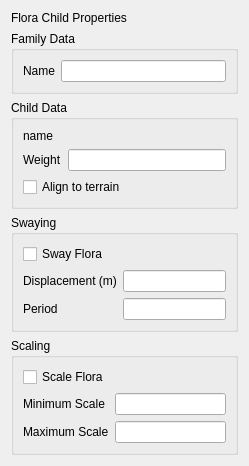
<?xml version="1.0" encoding="UTF-8"?>
<ui version="4.0">
 <class>FloraChildForm</class>
 <widget class="QWidget" name="FloraChildForm">
  <property name="geometry">
   <rect>
    <x>0</x>
    <y>0</y>
    <width>249</width>
    <height>408</height>
   </rect>
  </property>
  <property name="windowTitle">
   <string>Form</string>
  </property>
  <layout class="QVBoxLayout" name="verticalLayout">
   <item>
    <widget class="QLabel" name="floraChildPropertiesLabel">
     <property name="text">
      <string>Flora Child Properties</string>
     </property>
    </widget>
   </item>
   <item>
    <widget class="QGroupBox" name="familyDataGroup">
     <property name="title">
      <string>Family Data</string>
     </property>
     <layout class="QGridLayout" name="gridLayout_3">
      <item row="0" column="0">
       <widget class="QLabel" name="familyNameLabel">
        <property name="text">
         <string>Name</string>
        </property>
       </widget>
      </item>
      <item row="0" column="1">
       <widget class="QLineEdit" name="familyNameEdit">
        <property name="readOnly">
         <bool>true</bool>
        </property>
       </widget>
      </item>
     </layout>
    </widget>
   </item>
   <item>
    <widget class="QGroupBox" name="childDataGroup">
     <property name="title">
      <string>Child Data</string>
     </property>
     <layout class="QGridLayout" name="gridLayout">
      <item row="1" column="1">
       <widget class="QLineEdit" name="weightEdit"/>
      </item>
      <item row="0" column="0">
       <widget class="QLabel" name="childNameLabel">
        <property name="text">
         <string>name</string>
        </property>
       </widget>
      </item>
      <item row="1" column="0">
       <widget class="QLabel" name="weightLabel">
        <property name="text">
         <string>Weight</string>
        </property>
       </widget>
      </item>
      <item row="2" column="0" colspan="2">
       <widget class="QCheckBox" name="alignToTerrainCheckBox">
        <property name="text">
         <string>Align to terrain</string>
        </property>
       </widget>
      </item>
     </layout>
    </widget>
   </item>
   <item>
    <widget class="QGroupBox" name="swayingGroup">
     <property name="title">
      <string>Swaying</string>
     </property>
     <layout class="QGridLayout" name="gridLayout_2">
      <item row="1" column="0">
       <widget class="QLabel" name="displacementLabel">
        <property name="text">
         <string>Displacement (m)</string>
        </property>
       </widget>
      </item>
      <item row="1" column="1">
       <widget class="QLineEdit" name="displacementEdit"/>
      </item>
      <item row="2" column="0">
       <widget class="QLabel" name="periodLabel">
        <property name="text">
         <string>Period</string>
        </property>
       </widget>
      </item>
      <item row="2" column="1">
       <widget class="QLineEdit" name="periodEdit"/>
      </item>
      <item row="0" column="0" colspan="2">
       <widget class="QCheckBox" name="swayFloraCheckBox">
        <property name="text">
         <string>Sway Flora</string>
        </property>
       </widget>
      </item>
     </layout>
    </widget>
   </item>
   <item>
    <widget class="QGroupBox" name="scalingGroup">
     <property name="title">
      <string>Scaling</string>
     </property>
     <layout class="QGridLayout" name="gridLayout_4">
      <item row="1" column="0">
       <widget class="QLabel" name="minScaleLabel">
        <property name="text">
         <string>Minimum Scale</string>
        </property>
       </widget>
      </item>
      <item row="1" column="1">
       <widget class="QLineEdit" name="minScaleEdit"/>
      </item>
      <item row="2" column="0">
       <widget class="QLabel" name="maxScaleLabel">
        <property name="text">
         <string>Maximum Scale</string>
        </property>
       </widget>
      </item>
      <item row="2" column="1">
       <widget class="QLineEdit" name="maxScaleEdit"/>
      </item>
      <item row="0" column="0" colspan="2">
       <widget class="QCheckBox" name="scaleFloraCheckbox">
        <property name="text">
         <string>Scale Flora</string>
        </property>
       </widget>
      </item>
     </layout>
    </widget>
   </item>
  </layout>
 </widget>
 <resources/>
 <connections/>
</ui>
